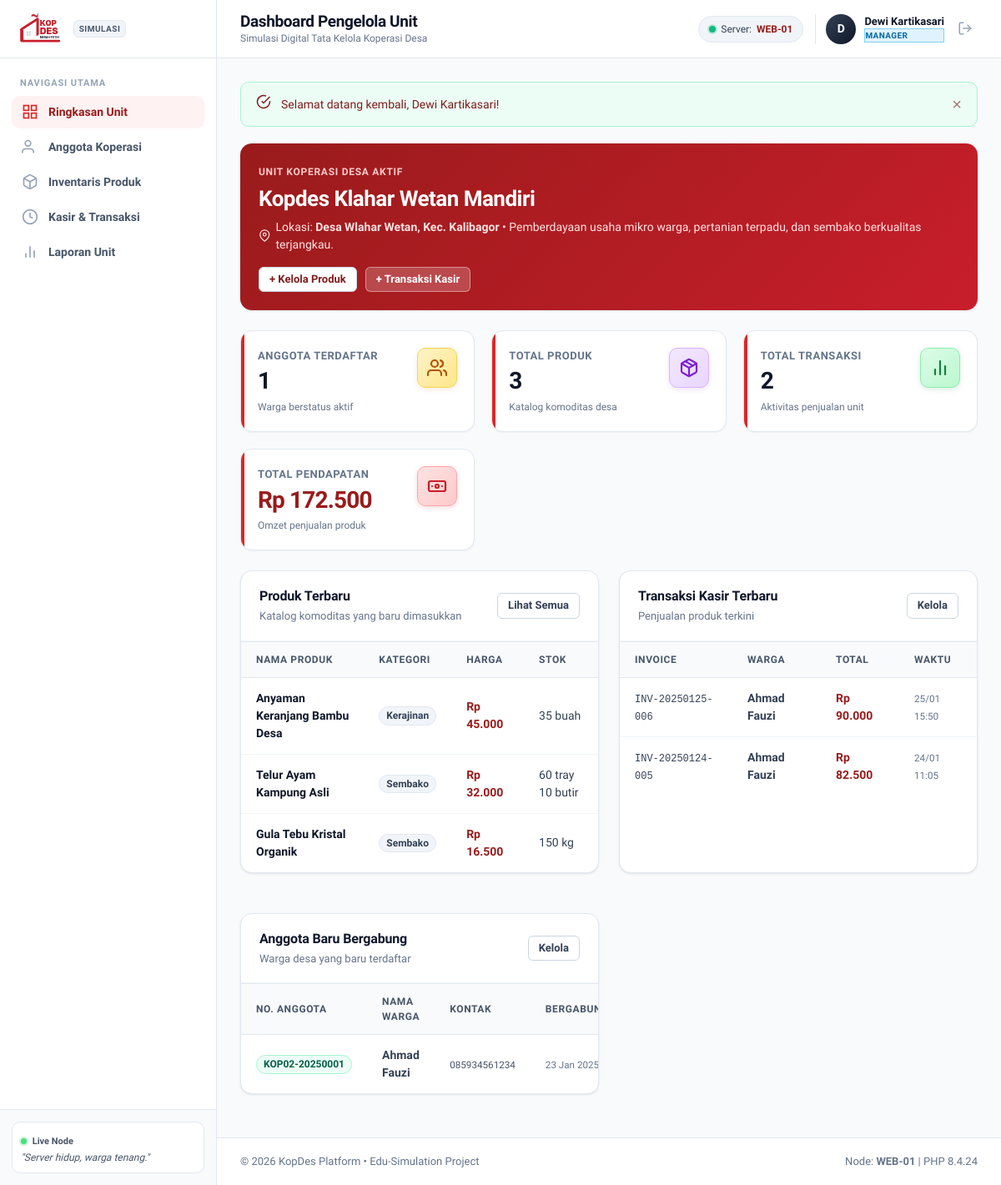
Page /index.php?page=manager-dashboard (signed in) on the earlier database version.
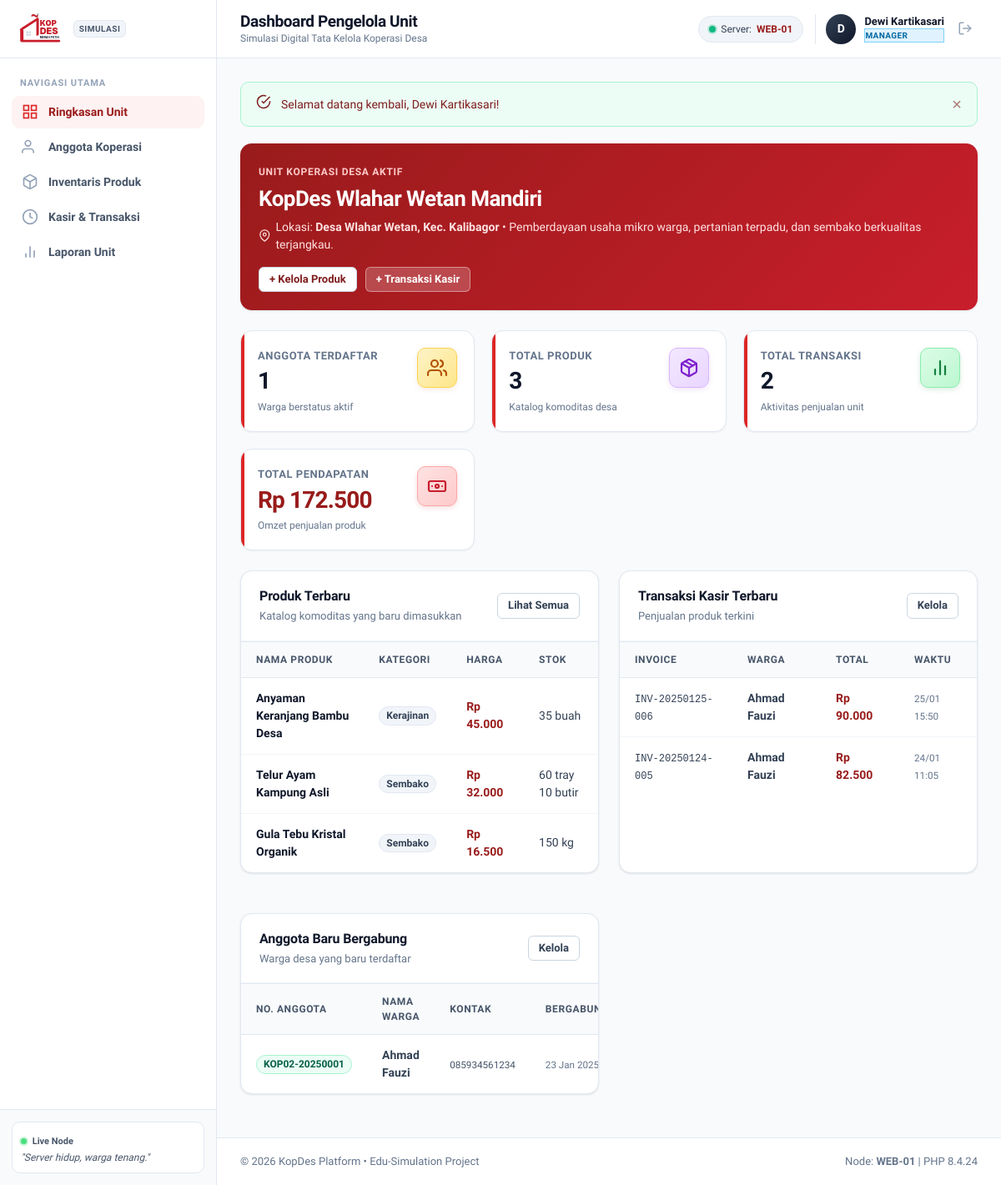
Same page on the later database version.
### tables this page shows
CREATE TABLE `kopdes` (
  `id` INT UNSIGNED NOT NULL AUTO_INCREMENT,
  `name` VARCHAR(150) NOT NULL,
  `location` VARCHAR(150) NOT NULL,
  `village_name` VARCHAR(100) NULL,
  `district_name` VARCHAR(100) NULL,
  `regency_name` VARCHAR(100) NULL,
  `province_name` VARCHAR(100) NULL,
  `latitude` DECIMAL(10, 8) NULL,
  `longitude` DECIMAL(11, 8) NULL,
  `description` TEXT NULL,
  `manager_id` INT UNSIGNED NULL,
  `status` ENUM('active', 'inactive') NOT NULL DEFAULT 'active',
  `created_at` TIMESTAMP NOT NULL DEFAULT CURRENT_TIMESTAMP,
  `updated_at` TIMESTAMP NOT NULL DEFAULT CURRENT_TIMESTAMP ON UPDATE CURRENT_TIMESTAMP,
  PRIMARY KEY (`id`),
  UNIQUE KEY `idx_unique_kopdes_manager` (`manager_id`),
  INDEX `idx_kopdes_status` (`status`),
  INDEX `idx_kopdes_coords` (`latitude`, `longitude`),
  CONSTRAINT `fk_kopdes_manager`
    FOREIGN KEY (`manager_id`) REFERENCES `users` (`id`)
    ON DELETE SET NULL ON UPDATE CASCADE
);

### includes/auth.php (called while the page is built, shortened)
<?php
require_once __DIR__ . '/../config/database.php';
require_once __DIR__ . '/helpers.php';
if (!function_exists('get_manager_kopdes')) {
    function get_manager_kopdes(int $managerId): ?array {
        $pdo = Database::getConnection();
        $stmt = $pdo->prepare("SELECT * FROM kopdes WHERE manager_id = ? AND status = 'active' LIMIT 1");
        $stmt->execute([$managerId]);
        $kopdes = $stmt->fetch();
        return $kopdes ?: null;
    }
}

### includes/helpers.php (called while the page is built, shortened)
<?php
if (!function_exists('e')) {
    function e(?string $value): string {
        return htmlspecialchars((string)($value ?? ''), ENT_QUOTES | ENT_SUBSTITUTE, 'UTF-8');
    }
}
if (!function_exists('format_rupiah')) {
    function format_rupiah(float|int|string $number): string {
        $clean = (float)$number;
        return 'Rp ' . number_format($clean, 0, ',', '.');
    }
}
if (!function_exists('format_date')) {
    function format_date(?string $datetime, string $format = 'd M Y, H:i'): string {
        $time = strtotime($datetime);
        return $time ? date($format, $time) : $datetime;
    }
}

### pages/manager/dashboard.php (the view, shortened to what the changed rows need)
<?php
require_once __DIR__ . '/../../includes/auth.php';
require_once __DIR__ . '/../../includes/helpers.php';
$user = current_user();
$pdo = Database::getConnection();
$kopdes = get_manager_kopdes($user['id']);
    ?>
    <?php
$kopdesId = $kopdes['id'];
$totalMembers = 0;
$totalProducts = 0;
$totalTx = 0;
$totalRevenue = 0;
$recentProducts = [];
$recentTransactions = [];
$recentMembers = [];
if ($pdo) {
    $stmt = $pdo->prepare("SELECT COUNT(*) FROM memberships WHERE kopdes_id = ? AND status = 'active'");
    $stmt->execute([$kopdesId]);
    $totalMembers = (int)$stmt->fetchColumn();
    $stmt = $pdo->prepare("SELECT COUNT(*) FROM products WHERE kopdes_id = ?");
    $stmt->execute([$kopdesId]);
    $totalProducts = (int)$stmt->fetchColumn();
    $stmt = $pdo->prepare("SELECT COUNT(*), COALESCE(SUM(total_amount), 0) FROM transactions WHERE kopdes_id = ? AND status = 'completed'");
    $stmt->execute([$kopdesId]);
    $txRow = $stmt->fetch(PDO::FETCH_NUM);
    $totalTx = (int)($txRow[0] ?? 0);
    $totalRevenue = (float)($txRow[1] ?? 0);
    $stmt = $pdo->prepare("SELECT * FROM products WHERE kopdes_id = ? ORDER BY created_at DESC LIMIT 5");
    $stmt->execute([$kopdesId]);
    $recentProducts = $stmt->fetchAll();
    $stmt = $pdo->prepare("
        SELECT t.*, u.name AS citizen_name, p.name AS product_name
        FROM transactions t
        JOIN users u ON t.user_id = u.id
        LEFT JOIN products p ON t.product_id = p.id
        WHERE t.kopdes_id = ?
        ORDER BY t.transaction_date DESC LIMIT 5
    ");
    $stmt->execute([$kopdesId]);
    $recentTransactions = $stmt->fetchAll();
    $stmt = $pdo->prepare("
        SELECT m.*, u.name AS citizen_name, u.phone
        FROM memberships m
        JOIN users u ON m.user_id = u.id
        WHERE m.kopdes_id = ?
        ORDER BY m.joined_at DESC LIMIT 5
    ");
    $stmt->execute([$kopdesId]);
    $recentMembers = $stmt->fetchAll();
}
require __DIR__ . '/../../includes/layout/header.php';
?>
<div class="card" style="background: linear-gradient(135deg, #991b1b 0%, #c81e2b 100%); color:#ffffff; border:none; margin-bottom:24px;">
    <div class="card-body" style="display:flex;align-items:center;justify-content:space-between;flex-wrap:wrap;gap:16px;">
        <div>
            <span style="font-size:0.75rem;font-weight:700;letter-spacing:0.06em;color:#fecaca;text-transform:uppercase;">UNIT KOPERASI DESA AKTIF</span>
            <h2 style="font-size:1.625rem;font-weight:800;letter-spacing:-0.02em;color:#ffffff;margin-top:2px;">
                <?= e($kopdes['name']) ?>
            </h2>
            <p style="color:#fee2e2;font-size:0.875rem;margin-top:4px;display:flex;align-items:center;gap:6px;">
                <?= ui_icon('location', '', 15) ?>
                <span>Lokasi: <strong><?= e($kopdes['location']) ?></strong> &bull; <?= e($kopdes['description']) ?></span>
            </p>
        </div>
        <div style="display:flex;gap:10px;">
            <a href="index.php?page=products" class="btn btn-secondary btn-sm" style="background:#ffffff;color:var(--primary-900);font-weight:700;">
                + Kelola Produk
            </a>
            <a href="index.php?page=transactions" class="btn btn-secondary btn-sm" style="background:rgba(255,255,255,0.2);color:#ffffff;border-color:rgba(255,255,255,0.4);font-weight:700;">
                + Transaksi Kasir
            </a>
        </div>
    </div>
</div>
<div class="stats-grid">
    <div class="stat-card">
        <div class="stat-info">
            <span class="stat-label">Anggota Terdaftar</span>
            <span class="stat-value"><?= number_format($totalMembers) ?></span>
            <span class="stat-meta">Warga berstatus aktif</span>
        </div>
        <div class="stat-icon stat-icon-citizens">
            <?= ui_icon('citizens', '', 24) ?>
        </div>
    </div>
    <div class="stat-card">
        <div class="stat-info">
            <span class="stat-label">Total Produk</span>
            <span class="stat-value"><?= number_format($totalProducts) ?></span>
            <span class="stat-meta">Katalog komoditas desa</span>
        </div>
        <div class="stat-icon stat-icon-products">
            <?= ui_icon('package', '', 24) ?>
        </div>
    </div>
    <div class="stat-card">
        <div class="stat-info">
            <span class="stat-label">Total Transaksi</span>
            <span class="stat-value"><?= number_format($totalTx) ?></span>
            <span class="stat-meta">Aktivitas penjualan unit</span>
        </div>
        <div class="stat-icon stat-icon-transaksi">
            <?= ui_icon('chart', '', 24) ?>
        </div>
    </div>
    <div class="stat-card">
        <div class="stat-info">
            <span class="stat-label">Total Pendapatan</span>
            <span class="stat-value" style="color:var(--primary-800);"><?= format_rupiah($totalRevenue) ?></span>
            <span class="stat-meta">Omzet penjualan produk</span>
        </div>
        <div class="stat-icon stat-icon-kopdes">
            <?= ui_icon('transaksi', '', 24) ?>
        </div>
    </div>
</div>
<div style="display:grid;grid-template-columns:repeat(auto-fit, minmax(360px, 1fr));gap:24px;">
    <div class="card">
        <div class="card-header">
            <div>
                <h3 class="card-title">Produk Terbaru</h3>
                <span class="card-subtitle">Katalog komoditas yang baru dimasukkan</span>
            </div>
            <a href="index.php?page=products" class="btn btn-secondary btn-sm">Lihat Semua</a>
        </div>
        <div class="table-responsive">
            <table class="data-table">
                <thead>
                    <tr>
                        <th>Nama Produk</th>
                        <th>Kategori</th>
                        <th>Harga</th>
                        <th>Stok</th>
                    </tr>
                </thead>
                <tbody>
                    <?php if (empty($recentProducts)): ?>
                        <tr><td colspan="4" style="text-align:center;color:var(--slate-400);">Belum ada produk</td></tr>
                    <?php else: ?>
                        <?php foreach ($recentProducts as $p): ?>
                            <tr>
                                <td>
                                    <strong style="color:var(--slate-900);"><?= e($p['name']) ?></strong>
                                </td>
                                <td><span class="badge badge-citizen"><?= e($p['category']) ?></span></td>
                                <td><strong style="color:var(--primary-800);"><?= format_rupiah($p['price']) ?></strong></td>
                                <td><?= number_format((int)$p['stock']) ?> <?= e($p['unit']) ?></td>
                            </tr>
                        <?php endforeach; ?>
                    <?php endif; ?>
                </tbody>
            </table>
        </div>
    </div>
    <div class="card">
        <div class="card-header">
            <div>
                <h3 class="card-title">Transaksi Kasir Terbaru</h3>
                <span class="card-subtitle">Penjualan produk terkini</span>
            </div>
            <a href="index.php?page=transactions" class="btn btn-secondary btn-sm">Kelola</a>
        </div>
        <div class="table-responsive">
            <table class="data-table">
                <thead>
                    <tr>
                        <th>Invoice</th>
                        <th>Warga</th>
                        <th>Total</th>
                        <th>Waktu</th>
                    </tr>
                </thead>
                <tbody>
                    <?php if (empty($recentTransactions)): ?>
                        <tr><td colspan="4" style="text-align:center;color:var(--slate-400);">Belum ada transaksi</td></tr>
                    <?php else: ?>
                        <?php foreach ($recentTransactions as $t): ?>
                            <tr>
                                <td><code style="font-size:0.75rem;"><?= e($t['invoice_code']) ?></code></td>
                                <td><strong><?= e($t['citizen_name']) ?></strong></td>
                                <td><strong style="color:var(--primary-800);"><?= format_rupiah($t['total_amount']) ?></strong></td>
                                <td><small style="color:var(--slate-500);"><?= format_date($t['transaction_date'], 'd/m H:i') ?></small></td>
                            </tr>
                        <?php endforeach; ?>
                    <?php endif; ?>
                </tbody>
            </table>
        </div>
    </div>
    <div class="card">
        <div class="card-header">
            <div>
                <h3 class="card-title">Anggota Baru Bergabung</h3>
                <span class="card-subtitle">Warga desa yang baru terdaftar</span>
            </div>
            <a href="index.php?page=members" class="btn btn-secondary btn-sm">Kelola</a>
        </div>
        <div class="table-responsive">
            <table class="data-table">
                <thead>
                    <tr>
                        <th>No. Anggota</th>
                        <th>Nama Warga</th>
                        <th>Kontak</th>
                        <th>Bergabung</th>
                    </tr>
                </thead>
                <tbody>
                    <?php if (empty($recentMembers)): ?>
                        <tr><td colspan="4" style="text-align:center;color:var(--slate-400);">Belum ada anggota</td></tr>
                    <?php else: ?>
                        <?php foreach ($recentMembers as $m): ?>
                            <tr>
                                <td><span class="badge badge-active"><?= e($m['member_number']) ?></span></td>
                                <td><strong><?= e($m['citizen_name']) ?></strong></td>
                                <td><small style="color:var(--slate-600);"><?= e($m['phone'] ?: '-') ?></small></td>
                                <td><small style="color:var(--slate-500);"><?= format_date($m['joined_at'], 'd M Y') ?></small></td>
                            </tr>
                        <?php endforeach; ?>
                    <?php endif; ?>
                </tbody>
            </table>
        </div>
    </div>
</div>
<?php require __DIR__ . '/../../includes/layout/footer.php'; ?>

Differences in the rows shown:
changed kopdes "Desa Wlahar Wetan, Kec. Kalibagor": name "Kopdes Klahar Wetan Mandiri" → "KopDes Wlahar Wetan Mandiri"
